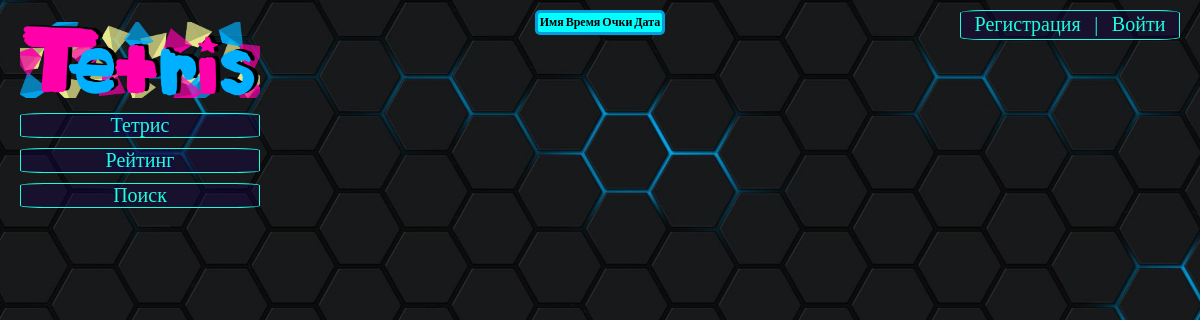
/rating/, run on an earlier commit of the app's database.
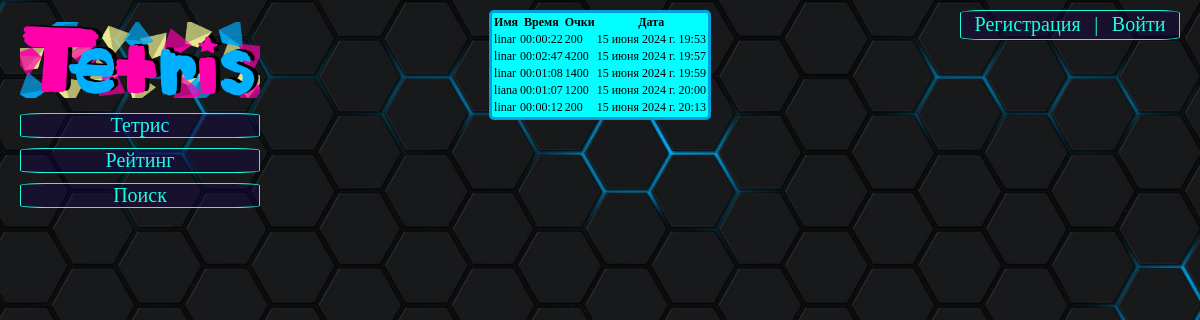
And on a later commit of the database.
### game/models.py (models this page shows)
class Game(models.Model):
    userName = models.ForeignKey(User, on_delete=models.CASCADE)
    time_game = models.CharField(max_length=50)
    points_per_game = models.IntegerField(default=1)
    game_date = models.DateTimeField(auto_now_add=True)

### game/views.py (the view)
# urls.py: path('rating/', rating_page, name='rating'),
def rating_page(request):
    games = Game.objects.all()
    return render(request, 'game/rating.html', {'games': games})

### templates/game/rating.html (shortened to what this page needs)
{% extends "game/index.html" %}
{% load static %}
{% block style %}
  <link rel="stylesheet" href="{% static 'game/css/rating.css' %}" type="text/css">
  <link rel="stylesheet" href="//cdn.datatables.net/2.0.8/css/dataTables.dataTables.min.css" type="text/css">
{% endblock%}
{% block content %}
<table id="myTable" class="display">
    <thead>
        <tr>
            <th>Имя</th>
            <th>Время</th>
            <th>Очки</th>
            <th>Дата</th>
        </tr>
    </thead>
    <tbody>
      {% for game in games %}
        <tr>
            <td>{{ game.userName }}</td>
            <td>{{ game.time_game }}</td>
            <td>{{ game.points_per_game }}</td>
            <td>{{ game.game_date }}</td>
        </tr>
      {% endfor %}
    </tbody>
</table>
{% endblock content %}

What changed in the data, as far as the page shows it:
added Game: userName "linar", time_game "00:00:22", points_per_game "200", game_date "15 июня 2024 г. 19:53"
added Game: userName "linar", time_game "00:02:47", points_per_game "4200", game_date "15 июня 2024 г. 19:57"
added Game: userName "linar", time_game "00:01:08", points_per_game "1400", game_date "15 июня 2024 г. 19:59"
added Game: userName "liana", time_game "00:01:07", points_per_game "1200", game_date "15 июня 2024 г. 20:00"
added Game: userName "linar", time_game "00:00:12", points_per_game "200", game_date "15 июня 2024 г. 20:13"
